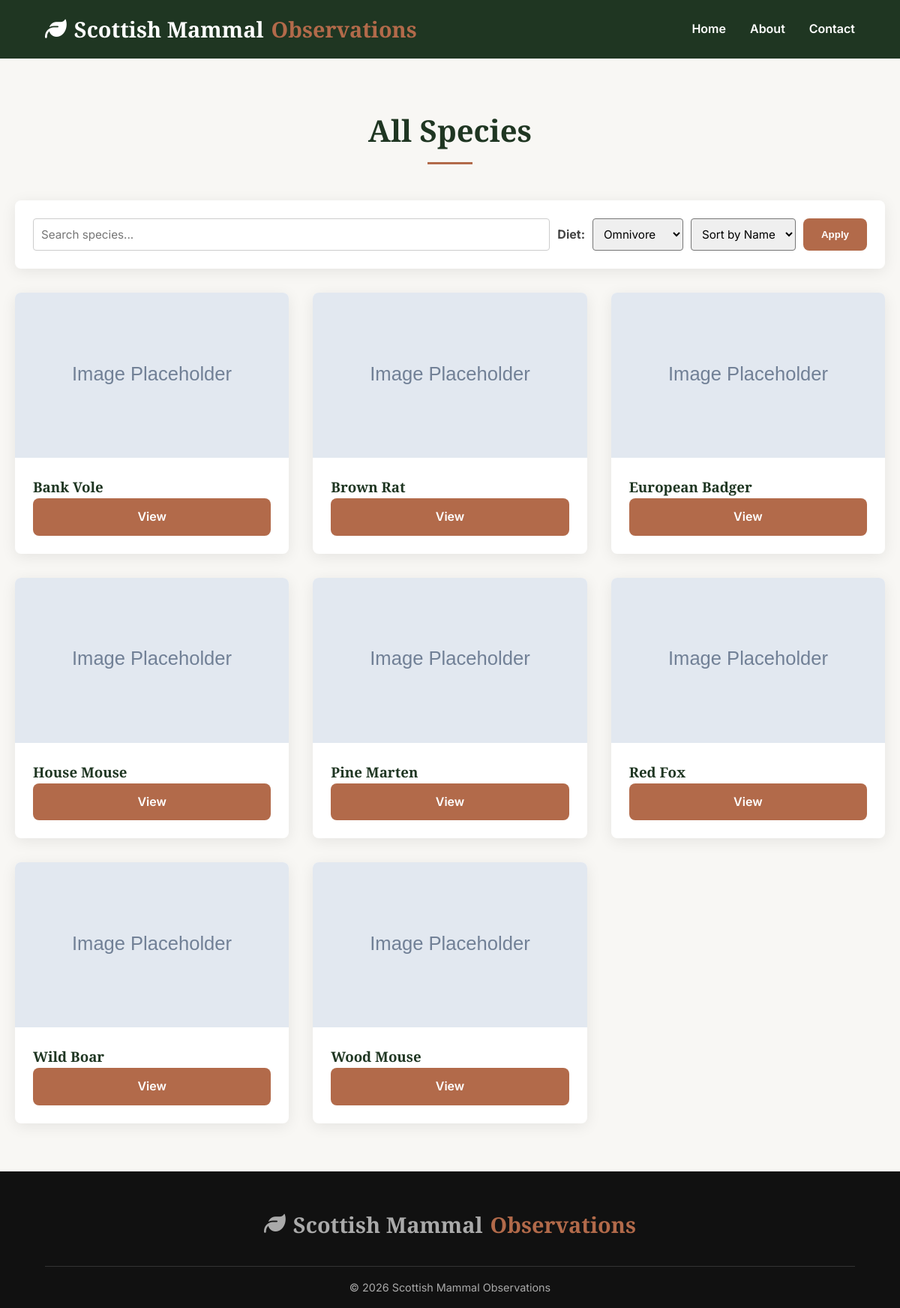
Page /index.php?filter=Omnivore on the committed database.
### tables this page shows
CREATE TABLE `species` (
  `gbif_species_key` int(11) NOT NULL COMMENT 'GBIF (Global Biodiversity Information Facility) species identifier',
  `species_name` varchar(100) NOT NULL COMMENT 'Scientific name of the species',
  `common_name` varchar(100) DEFAULT NULL COMMENT 'Common English name',
  `iucn_red_list_category` varchar(10) DEFAULT NULL COMMENT 'IUCN Red List conservation status code',
  `body_mass_kg` decimal(10,3) DEFAULT NULL COMMENT 'Typical body mass in kilograms',
  `dietary_category` varchar(50) DEFAULT NULL COMMENT 'Primary dietary classification (Herbivore, Carnivore, Omnivore, Insectivore, Piscivore)',
  `uk_protection_status` varchar(255) DEFAULT NULL COMMENT 'UK legal protection status and relevant legislation',
  `habitat` varchar(100) DEFAULT NULL COMMENT 'Primary habitat types',
  `image_url` varchar(255) DEFAULT NULL COMMENT 'URL to species image (e.g., from Wikimedia Commons)',
  PRIMARY KEY (`gbif_species_key`),
  KEY `idx_species_name` (`species_name`),
  KEY `idx_dietary_category` (`dietary_category`),
  KEY `idx_iucn_category` (`iucn_red_list_category`)
);

### includes/config.php (called while the page is built, shortened)
<?php
function e($string) {
    return htmlspecialchars($string, ENT_QUOTES, 'UTF-8');
}

### index.php (the view, shortened to what this page needs)
<?php
$pdo = getDbConnection();
$filter = $_GET['filter'] ?? '';
$sort = $_GET['sort'] ?? 'common_name';
$query = "SELECT * FROM species WHERE 1=1";
$params = [];
if ($filter) {
    $query .= " AND dietary_category = ?";
    $params[] = $filter;
}
$query .= " ORDER BY $sort";
$stmt = $pdo->prepare($query);
$stmt->execute($params);
$species = $stmt->fetchAll();
require_once 'includes/header.php';
?>
<section class="container">
    <h2 class="section-title">All Species</h2>
    <div style="
    background:white;
    padding:1.5rem;
    border-radius:8px;
    box-shadow: var(--shadow);
    margin-bottom:2rem;
    display:flex;
    flex-wrap:wrap;
    gap:10px;
    align-items:center;
">
        <form method="GET" style="display:flex; gap:10px; flex-wrap:wrap; width:100%;">
            <input
                type="text"
                name="search"
                placeholder="Search species..."
                value="<?php echo $_GET['search'] ?? ''; ?>"
                style="
            flex:1;
            padding:10px;
            border:1px solid #ccc;
            border-radius:4px;
        ">
            <?php
            $query = "SELECT DISTINCT dietary_category FROM species WHERE dietary_category IS NOT NULL ORDER BY dietary_category ASC";
            $stmt = $pdo->prepare($query);
            $stmt->execute();
            $diets = $stmt->fetchAll(PDO::FETCH_ASSOC);
            $currentFilter = $_GET['filter'] ?? '';
            ?>
            <div style="display: flex; align-items: center; gap: 10px;">
                <label style="font-weight: bold; color: #444;">Diet:</label>
                <select name="filter" style="padding:10px; border-radius:4px;">
                    <?php foreach ($diets as $row): ?>
                        <?php
                        $category = htmlspecialchars($row['dietary_category']);
                        $selected = ($currentFilter === $category) ? 'selected' : '';
                        ?>
                        <option value="<?php echo $category; ?>" <?php echo $selected; ?>>
                            <?php echo $category; ?>
                        </option>
                    <?php endforeach; ?>
                </select>
            </div>
            <select name="sort" style="padding:10px; border-radius:4px;">
                <option value="common_name">Sort by Name</option>
            </select>
            <button class="btn">Apply</button>
        </form>
    </div>
    <div class="card-grid">
        <?php foreach ($species as $sp): ?>
            <div class="card">
                <img src="<?php echo $sp['image_url'] ?: 'images/placeholder.svg'; ?>" class="card-img">
                <div class="card-body">
                    <h3><?php echo e($sp['common_name']); ?></h3>
                    <a href="species.php?key=<?php echo $sp['gbif_species_key']; ?>" class="btn">View</a>
                </div>
            </div>
        <?php endforeach; ?>
    </div>
</section>
<?php require_once 'includes/footer.php'; ?>

### css/style.css (style rules this page uses)
:root { --primary-dark: #1F3622; --primary-light: #3D5A40; --accent: #B26A4A; --accent-hover: #915438; --bg-color: #F8F7F4; --card-bg: #FFFFFF; --text-main: #333333; --text-muted: #666666; --font-head: 'Playfair Display', serif; --font-body: 'Inter', sans-serif; --shadow: 0 4px 20px rgba(0, 0, 0, 0.08); --radius: 8px; }
* { margin: 0; padding: 0; box-sizing: border-box; }
body { font-family: var(--font-body); background-color: var(--bg-color); color: var(--text-main); line-height: 1.6; }
h1, h2, h3, h4 { font-family: var(--font-head); color: var(--primary-dark); }
a { text-decoration: none; color: inherit; }
.btn { display: inline-block; padding: 12px 24px; background-color: var(--accent); color: white; font-weight: 600; border-radius: var(--radius); border: none; cursor: pointer; transition: background 0.3s, transform 0.2s; text-align: center; }
.container { max-width: 1200px; margin: 0 auto; padding: 4rem 20px; }
.section-title { text-align: center; font-size: 2.5rem; margin-bottom: 3rem; position: relative; }
.section-title::after { content: ''; display: block; width: 60px; height: 3px; background-color: var(--accent); margin: 10px auto 0; }
.card-grid { display: grid; grid-template-columns: repeat(auto-fill, minmax(320px, 1fr)); gap: 2rem; }
.card { background: var(--card-bg); border-radius: var(--radius); overflow: hidden; box-shadow: var(--shadow); transition: transform 0.3s; display: flex; flex-direction: column; }
.card-img { height: 220px; width: 100%; object-fit: cover; }
.card-body { padding: 1.5rem; flex-grow: 1; display: flex; flex-direction: column; }
form select, form input { font-family: var(--font-body); font-size: 0.95rem; }

### rows in the picture
species: common_name "Bank Vole"
species: common_name "Brown Rat"
species: common_name "European Badger"
species: common_name "House Mouse"
species: common_name "Pine Marten"
species: common_name "Red Fox"
species: common_name "Wild Boar"
species: common_name "Wood Mouse"

### other values in the picture
form field filter "Omnivore"
